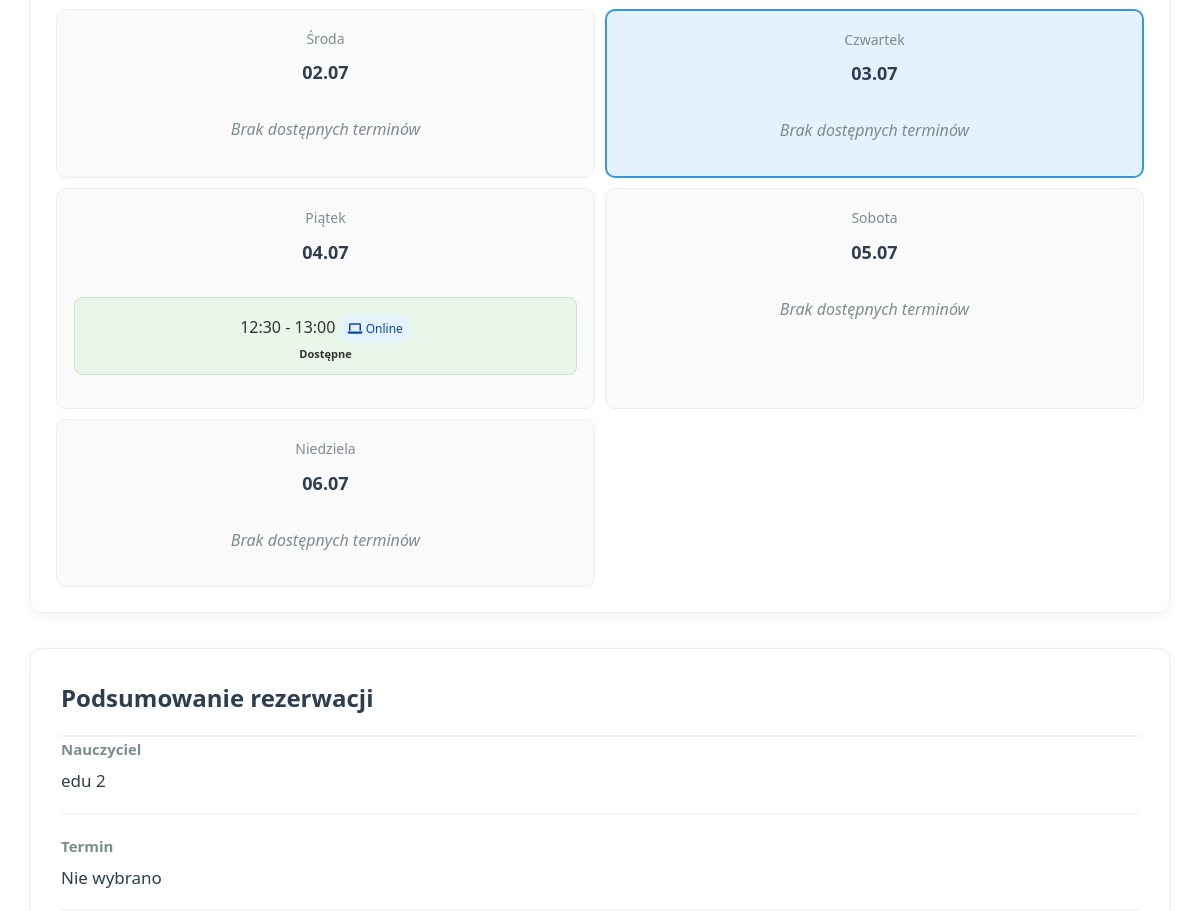
The page /book_teacher/5 (signed in, middle part) on the database as committed earlier.
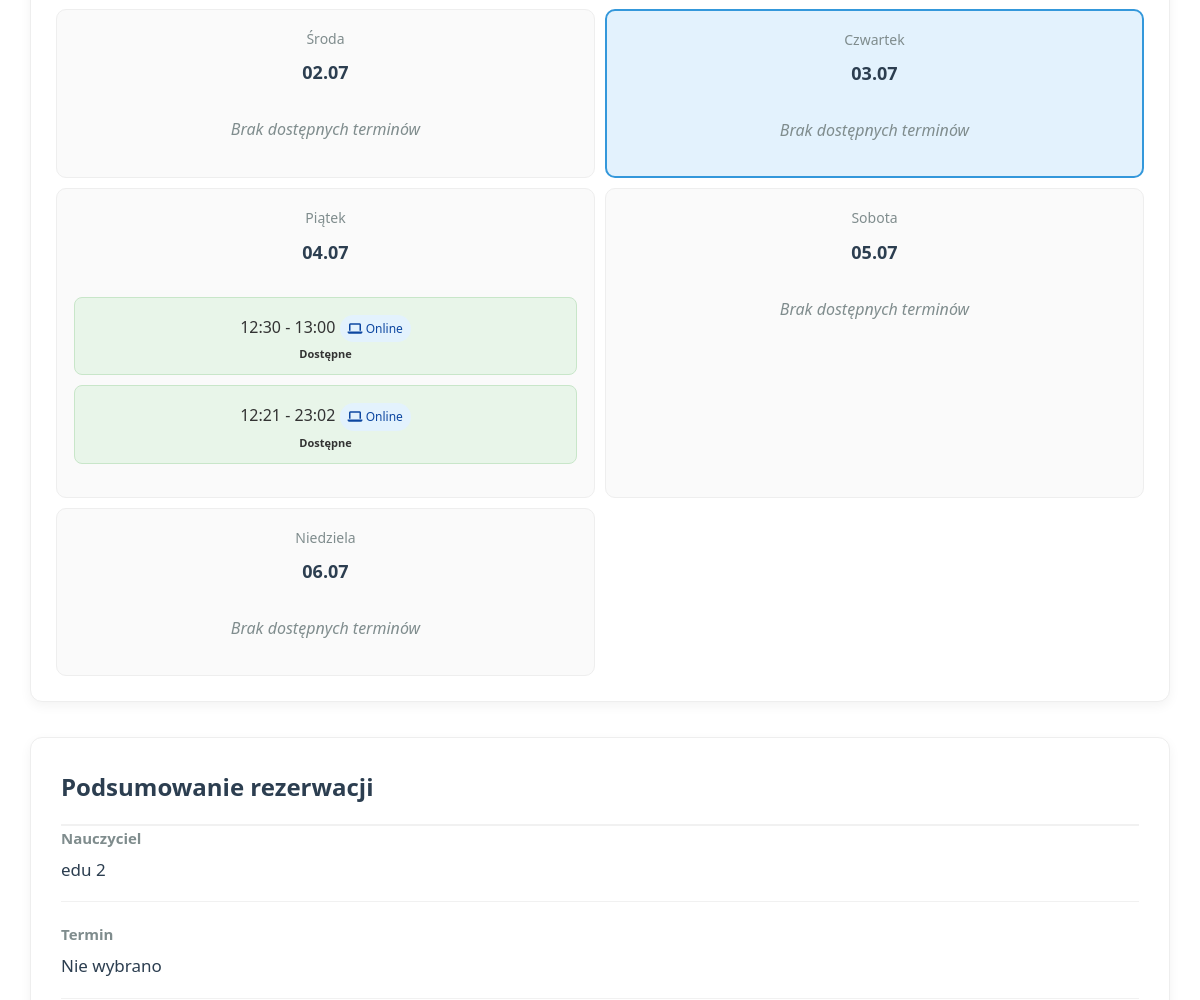
The same page on the database as committed later.
### tables this page shows
CREATE TABLE teacher_availability (
                id INTEGER PRIMARY KEY AUTOINCREMENT,
                teacher_id INTEGER NOT NULL,
                day_of_week INTEGER NOT NULL,
                start_time TEXT NOT NULL,
                end_time TEXT NOT NULL,
                is_available INTEGER NOT NULL DEFAULT 1,
                teaching_mode TEXT NOT NULL,
                created_at TIMESTAMP DEFAULT CURRENT_TIMESTAMP,
                updated_at TIMESTAMP DEFAULT CURRENT_TIMESTAMP,
                FOREIGN KEY (teacher_id) REFERENCES users (id)
            );

### app.py (the view, shortened to what this page needs)
@app.route("/book_teacher/<int:teacher_id>", methods=["GET", "POST"])
def book_teacher(teacher_id):
    if "user_id" not in session:
        flash("Musisz być zalogowany, aby umawiać lekcje", "error")
        return redirect(url_for("login"))
    student_id = session["user_id"]
    db = get_db()
    week_offset = request.args.get('week_offset', 0, type=int)
    week_offset = max(0, min(1, week_offset))
    today = datetime.now().date()
    start_of_week = today - timedelta(days=today.weekday()) + timedelta(weeks=week_offset)
    week_dates = [start_of_week + timedelta(days=i) for i in range(14)]
    teacher = db.execute("""
        SELECT id, first_name, last_name, teaching_modes
        FROM users
        WHERE id = ? AND role IN (?, ?)
    """, (teacher_id, ROLE_TEACHER, ROLE_REGIONAL_TEACHER)).fetchone()
    if not teacher:
        flash("Nauczyciel nie istnieje", "error")
        return redirect(url_for("index"))
    teacher = row_to_dict(teacher)
    pricing = db.execute("""
        SELECT price_online, price_in_person
        FROM teacher_pricing
        WHERE teacher_id = ?
    """, (teacher_id,)).fetchone()
    if not pricing:
        pricing = {"price_online": 80.0, "price_in_person": 100.0}
    availability_rows = db.execute("""
        SELECT day_of_week, start_time, end_time, is_available, teaching_mode
        FROM teacher_availability
        WHERE teacher_id = ? AND is_available = 1
    """, (teacher_id,)).fetchall()
    availability_blocks = {}
    for row in availability_rows:
        day = row['day_of_week']
        if day not in availability_blocks:
            availability_blocks[day] = []
        start_time = normalize_time(row['start_time'])
        end_time = normalize_time(row['end_time'])
        time_slot = f"{start_time} - {end_time}"
        availability_blocks[day].append({
            "start": start_time,
            "end": end_time,
            "mode": row['teaching_mode'],
            "time_slot": time_slot
        })
    booked_slots = {}
    if week_dates:
        start_date = week_dates[0].strftime("%Y-%m-%d")
        end_date = week_dates[-1].strftime("%Y-%m-%d")
        booking_rows = db.execute("""
            SELECT booking_date, time_slot
            FROM bookings
            WHERE teacher_id = ?
              AND status NOT IN ('cancelled', 'odwolana')
              AND booking_date BETWEEN ? AND ?
        """, (teacher_id, start_date, end_date)).fetchall()
        for row in booking_rows:
            date_str = row['booking_date']
            if date_str not in booked_slots:
                booked_slots[date_str] = set()
            normalized_slot = normalize_time_slot(row['time_slot'])
            booked_slots[date_str].add(normalized_slot)
    return render_template("book_teacher.html",
                           teacher=teacher,
                           availability_blocks=availability_blocks,
                           booked_slots=booked_slots,
                           teaching_modes=TEACHING_MODES,
                           pricing=pricing,
                           timedelta=timedelta,
                           week_dates=week_dates,
                           week_offset=week_offset)

### app.py (called while the page is built)
def get_db():
    db = getattr(g, '_database', None)
    if db is None:
        db = g._database = sqlite3.connect(DATABASE)
        db.row_factory = sqlite3.Row
    return db

def normalize_time(time_str):
    try:
        t = datetime.strptime(time_str, '%H:%M')
        return t.strftime('%H:%M')
    except:
        return time_str

def normalize_time_slot(time_slot):
    parts = time_slot.split(' - ')
    if len(parts) != 2:
        return time_slot
    start = normalize_time(parts[0].strip())
    end = normalize_time(parts[1].strip())
    return f"{start} - {end}"

@app.teardown_appcontext
def close_connection(exception):
    db = getattr(g, '_database', None)
    if db is not None:
        db.close()

def row_to_dict(row):
    return dict(row) if row else None

@app.context_processor
def utility_processor():
    return dict(
        get_day_name=get_day_name,
        get_role_name=get_role_name,
        datetime=datetime,
        timedelta=timedelta,
        format_time_slot=format_time_slot
    )

### templates/book_teacher.html (shortened to what the changed rows need)
<!DOCTYPE html>
<html lang="pl">
<head>
    <link rel="stylesheet" href="https://cdnjs.cloudflare.com/ajax/libs/font-awesome/6.4.0/css/all.min.css">
</head>
<body>
    <div class="booking-container">
        <form method="POST" action="{{ url_for('book_teacher', teacher_id=teacher.id, week_offset=week_offset) }}" id="bookingForm">
            <div class="booking-content">
                <div class="calendar-container">
                    <div class="calendar-grid">
                        <div class="week-row">
                            {% for day_date in week_dates[:7] %}
                            <div class="calendar-day {% if day_date == datetime.now().date() %}current-day{% endif %}" data-full-date="{{ day_date.strftime('%Y-%m-%d') }}">
                                <div class="day-name">{{ ['Poniedziałek', 'Wtorek', 'Środa', 'Czwartek', 'Piątek', 'Sobota', 'Niedziela'][loop.index0] }}</div>
                                <div class="day-date">
                                    {{ day_date.strftime('%d.%m') }}
                                </div>
                                <div class="time-slots">
                                    {% set day_of_week = loop.index0 %}
                                    {% set day_date_str = day_date.strftime('%Y-%m-%d') %}
                                    {% if day_of_week in availability_blocks %}
                                        {% for block in availability_blocks[day_of_week] %}
                                            {% set time_slot = block.time_slot %}
                                            {% set normalized_slot = time_slot | replace(' ', '') | replace(':', '') | lower %}
                                            {% set is_booked = false %}
                                            {% if day_date_str in booked_slots and normalized_slot in booked_slots[day_date_str] %}
                                                {% set is_booked = true %}
                                            {% endif %}
                                            <div class="time-block
                                                        {% if is_booked %}booked{% else %}available{% endif %}"
                                                 data-day="{{ day_of_week }}"
                                                 data-slot="{{ time_slot }}"
                                                 data-mode="{{ block.mode }}"
                                                 {% if is_booked %}title="Ten termin jest już zajęty"{% endif %}>
                                                {{ time_slot }}
                                                <div class="mode-indicator {{ block.mode }}">
                                                    {% if block.mode == 'online' %}
                                                        <i class="fas fa-laptop"></i> Online
                                                    {% elif block.mode == 'in_person' %}
                                                        <i class="fas fa-user"></i> Stacjonarnie
                                                    {% elif block.mode == 'hybrid' %}
                                                        <i class="fas fa-laptop"></i>+<i class="fas fa-user"></i> Hybrydowo
                                                    {% else %}
                                                        <i class="fas fa-laptop"></i>+<i class="fas fa-user"></i> Oba
                                                    {% endif %}
                                                </div>
                                                <div class="slot-status">
                                                    {% if is_booked %}
                                                        <span>Zajęte</span>
                                                    {% else %}
                                                        Dostępne
                                                    {% endif %}
                                                </div>
                                            </div>
                                        {% endfor %}
                                    {% else %}
                                        <div class="no-availability">
                                            Brak dostępnych terminów
                                        </div>
                                    {% endif %}
                                </div>
                            </div>
                            {% endfor %}
                        </div>
                    </div>
                </div>
            </div>
        </form>
    </div>
</body>
</html>

Rows that differ between the two databases and show on the page:
added teacher_availability: time_slot "12:21 - 23:02", teaching_mode "online" (drawn)
